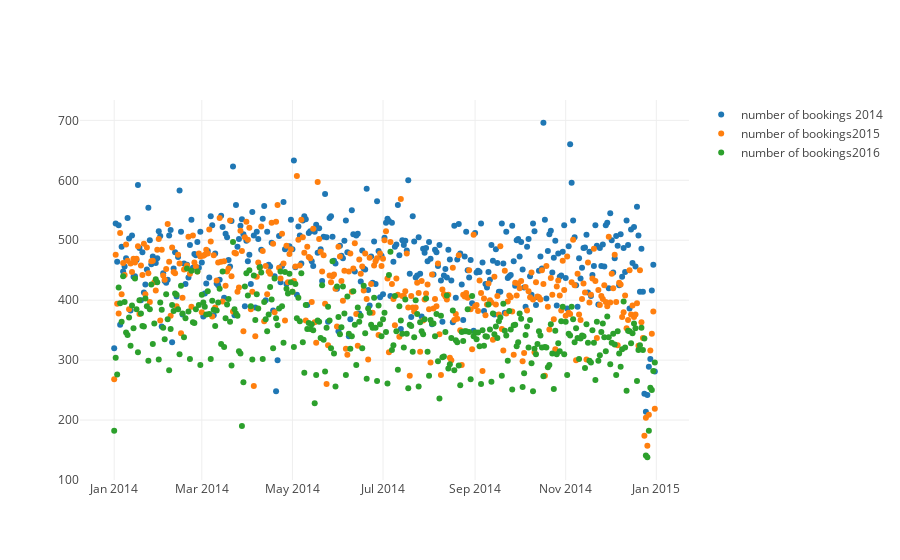

The notebook cell this image was saved under:
### Code cell
trace0 = go.Scatter(
    x = per_day2014.BOOKING_DATE,
    y = per_day2014.BOOKING_HAL_ID,
    mode = 'markers',
    name = 'number of bookings 2014'
)
trace1 = go.Scatter(
    x = per_day2014.BOOKING_DATE,
    y = per_day2015.BOOKING_HAL_ID,
    mode = 'markers',
    name = 'number of bookings2015'
)
trace2 = go.Scatter(
    x = per_day2014.BOOKING_DATE,
    y = per_day2016.BOOKING_HAL_ID,
    mode = 'markers',
    name = 'number of bookings2016'
)

fig = go.Figure(data=[trace0, trace1, trace2])
py.iplot(fig, filename="each year timeseries plot")

### Figure 1 — Plotly figure (JSON) as saved in the notebook; plotly's stock layout.template omitted (floating-point values rounded to 4 significant figures; data arrays with more than 128 entries replaced by an {"elided": "..."} marker saying what was removed)
{"data": [{"mode": "markers", "name": "number of bookings 2014", "type": "scatter", "x": {"elided": "365 str values"}, "y": {"elided": "365 int values"}}, {"mode": "markers", "name": "number of bookings2015", "type": "scatter", "x": {"elided": "365 str values"}, "y": {"elided": "365 int values"}}, {"mode": "markers", "name": "number of bookings2016", "type": "scatter", "x": {"elided": "365 str values"}, "y": {"elided": "366 int values"}}], "layout": {}}
